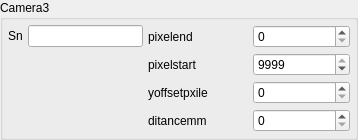
               <widget class="QGroupBox" name="groupBox_camera_3">
                <property name="minimumSize">
                 <size>
                  <width>358</width>
                  <height>0</height>
                 </size>
                </property>
                <property name="maximumSize">
                 <size>
                  <width>16777215</width>
                  <height>16777215</height>
                 </size>
                </property>
                <property name="title">
                 <string>Camera3</string>
                </property>
                <layout class="QHBoxLayout" name="horizontalLayout_8" stretch="2,3">
                 <property name="spacing">
                  <number>5</number>
                 </property>
                 <property name="leftMargin">
                  <number>5</number>
                 </property>
                 <property name="topMargin">
                  <number>5</number>
                 </property>
                 <property name="rightMargin">
                  <number>5</number>
                 </property>
                 <property name="bottomMargin">
                  <number>5</number>
                 </property>
                 <item>
                  <layout class="QVBoxLayout" name="verticalLayout_23">
                   <item>
                    <layout class="QHBoxLayout" name="horizontalLayout_cam1_3">
                     <item>
                      <widget class="QLabel" name="label_Camera_3">
                       <property name="text">
                        <string>Sn</string>
                       </property>
                      </widget>
                     </item>
                     <item>
                      <widget class="QLineEdit" name="lineEdit_Camera_3">
                       <property name="text">
                        <string/>
                       </property>
                      </widget>
                     </item>
                    </layout>
                   </item>
                   <item>
                    <spacer name="verticalSpacer_cam_3">
                     <property name="orientation">
                      <enum>Qt::Vertical</enum>
                     </property>
                     <property name="sizeHint" stdset="0">
                      <size>
                       <width>20</width>
                       <height>40</height>
                      </size>
                     </property>
                    </spacer>
                   </item>
                  </layout>
                 </item>
                 <item>
                  <layout class="QVBoxLayout" name="verticalLayout_12">
                   <item>
                    <layout class="QHBoxLayout" name="horizontalLayout_pixelend_3">
                     <item>
                      <widget class="QLabel" name="label_pixelend_3">
                       <property name="minimumSize">
                        <size>
                         <width>100</width>
                         <height>0</height>
                        </size>
                       </property>
                       <property name="text">
                        <string>pixelend</string>
                       </property>
                      </widget>
                     </item>
                     <item>
                      <widget class="QSpinBox" name="spinBox_pixelend_3">
                       <property name="minimumSize">
                        <size>
                         <width>70</width>
                         <height>0</height>
                        </size>
                       </property>
                       <property name="maximumSize">
                        <size>
                         <width>100</width>
                         <height>16777215</height>
                        </size>
                       </property>
                       <property name="maximum">
                        <number>9999</number>
                       </property>
                      </widget>
                     </item>
                    </layout>
                   </item>
                   <item>
                    <layout class="QHBoxLayout" name="horizontalLayout_pixelstart_3">
                     <item>
                      <widget class="QLabel" name="label_pixelstart_3">
                       <property name="minimumSize">
                        <size>
                         <width>100</width>
                         <height>0</height>
                        </size>
                       </property>
                       <property name="text">
                        <string>pixelstart</string>
                       </property>
                      </widget>
                     </item>
                     <item>
                      <widget class="QSpinBox" name="spinBox_pixelstart_3">
                       <property name="minimumSize">
                        <size>
                         <width>70</width>
                         <height>0</height>
                        </size>
                       </property>
                       <property name="maximumSize">
                        <size>
                         <width>100</width>
                         <height>16777215</height>
                        </size>
                       </property>
                       <property name="maximum">
                        <number>9999</number>
                       </property>
                       <property name="value">
                        <number>9999</number>
                       </property>
                      </widget>
                     </item>
                    </layout>
                   </item>
                   <item>
                    <layout class="QHBoxLayout" name="horizontalLayout_yoffsetpxile_3">
                     <item>
                      <widget class="QLabel" name="label_yoffsetpxile_3">
                       <property name="minimumSize">
                        <size>
                         <width>100</width>
                         <height>0</height>
                        </size>
                       </property>
                       <property name="text">
                        <string>yoffsetpxile</string>
                       </property>
                      </widget>
                     </item>
                     <item>
                      <widget class="QSpinBox" name="spinBox_yoffsetpxile_3">
                       <property name="minimumSize">
                        <size>
                         <width>70</width>
                         <height>0</height>
                        </size>
                       </property>
                       <property name="maximumSize">
                        <size>
                         <width>100</width>
                         <height>16777215</height>
                        </size>
                       </property>
                       <property name="maximum">
                        <number>9999</number>
                       </property>
                      </widget>
                     </item>
                    </layout>
                   </item>
                   <item>
                    <layout class="QHBoxLayout" name="horizontalLayout_ditancemm_3">
                     <item>
                      <widget class="QLabel" name="label_ditancemm_3">
                       <property name="minimumSize">
                        <size>
                         <width>100</width>
                         <height>0</height>
                        </size>
                       </property>
                       <property name="text">
                        <string>ditancemm</string>
                       </property>
                      </widget>
                     </item>
                     <item>
                      <widget class="QSpinBox" name="spinBox_ditancemm_3">
                       <property name="minimumSize">
                        <size>
                         <width>70</width>
                         <height>0</height>
                        </size>
                       </property>
                       <property name="maximumSize">
                        <size>
                         <width>100</width>
                         <height>16777215</height>
                        </size>
                       </property>
                       <property name="maximum">
                        <number>9999</number>
                       </property>
                      </widget>
                     </item>
                    </layout>
                   </item>
                  </layout>
                 </item>
                </layout>
               </widget>
